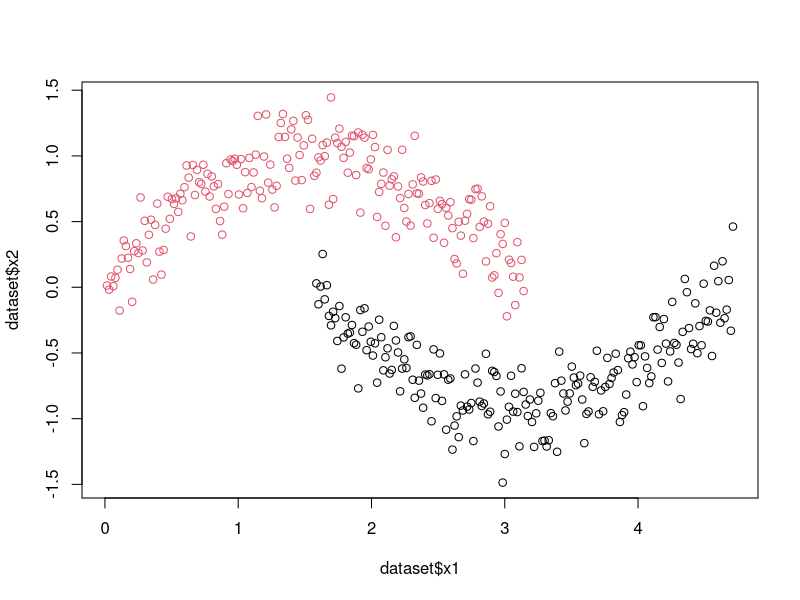
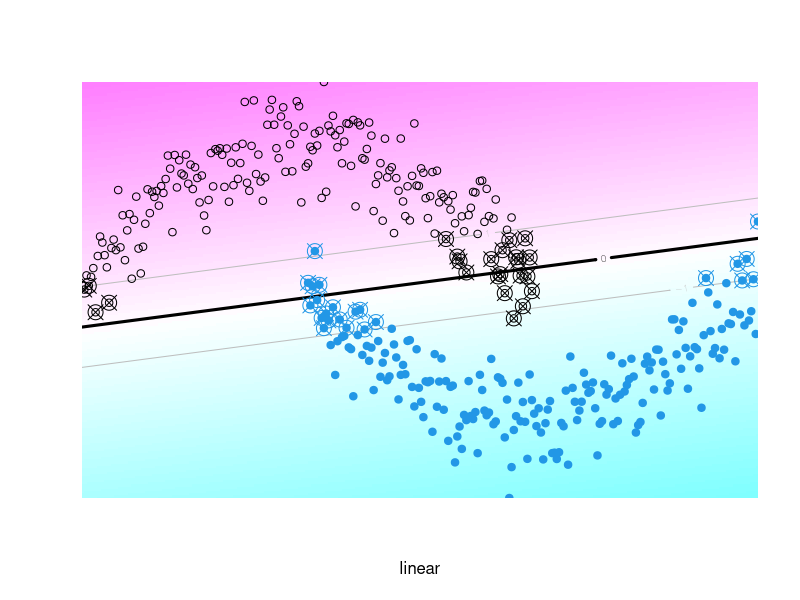
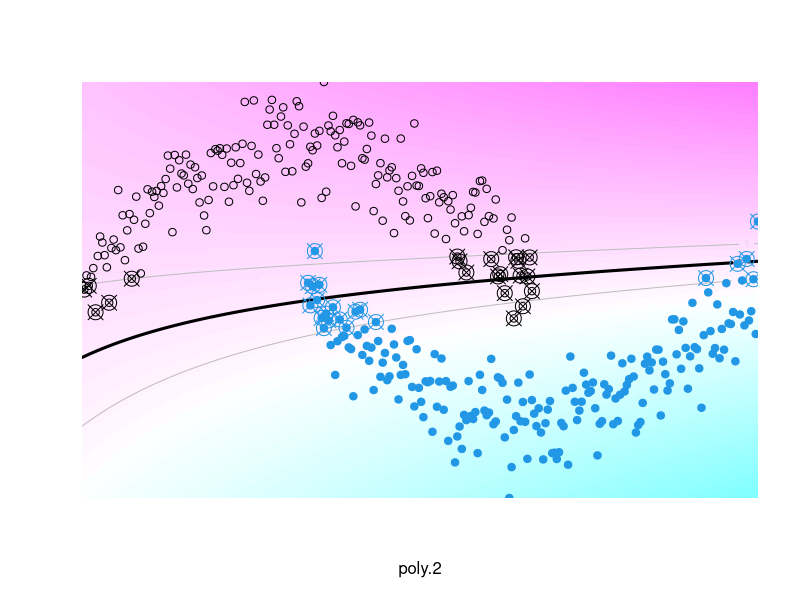
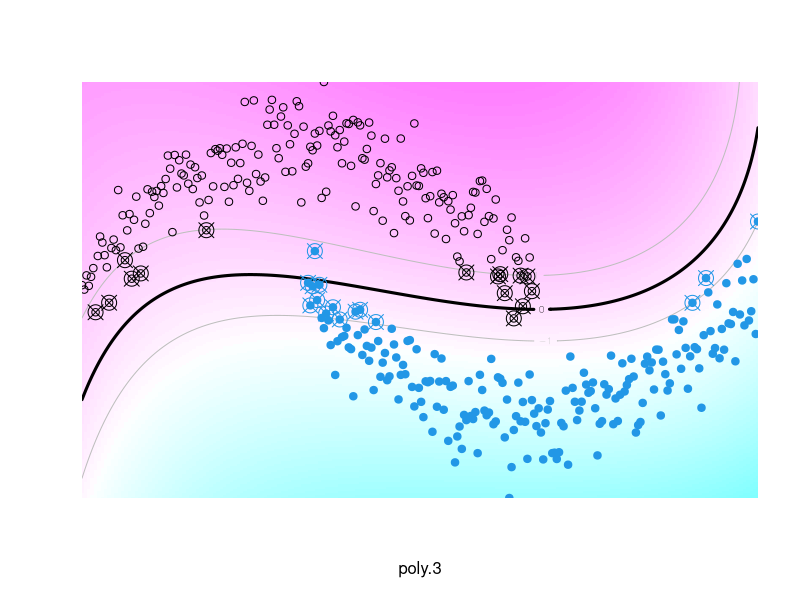
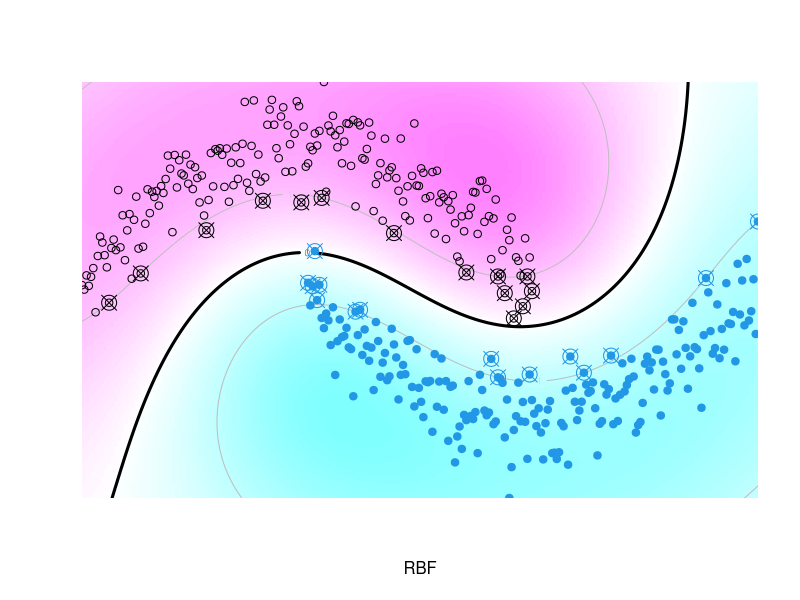
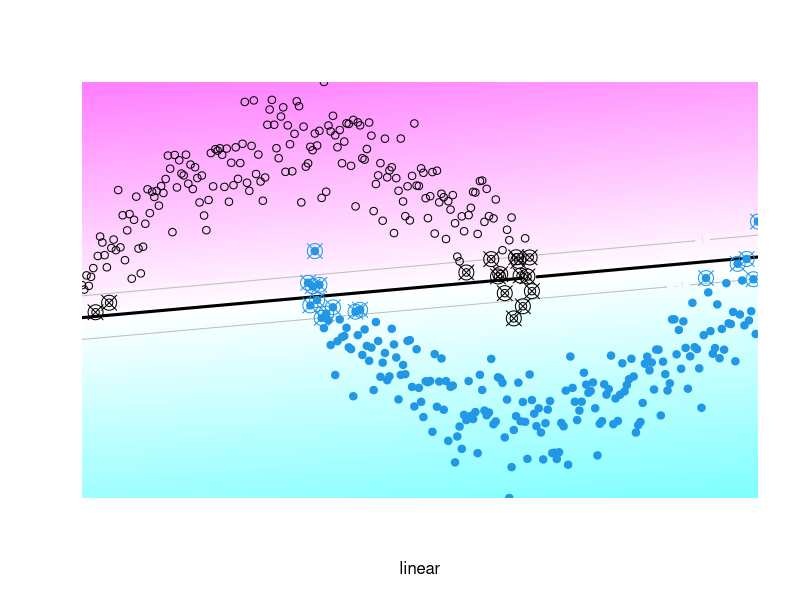
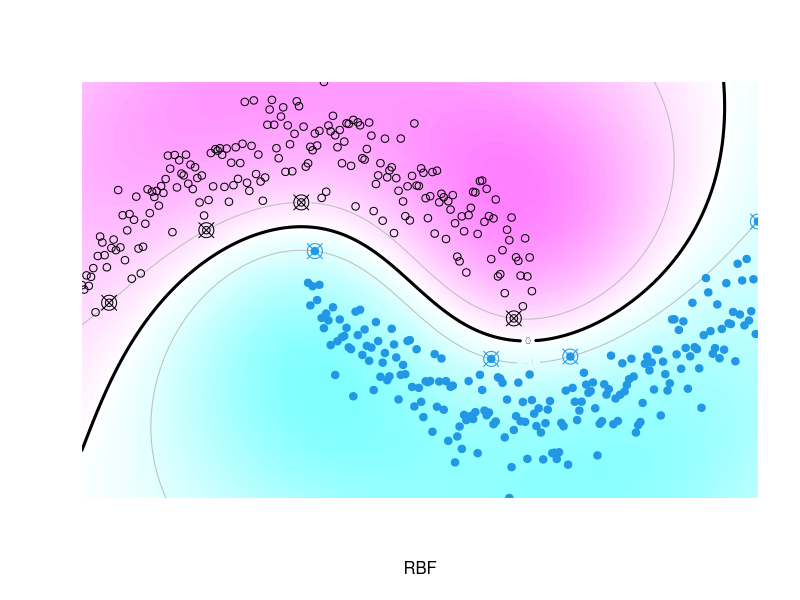
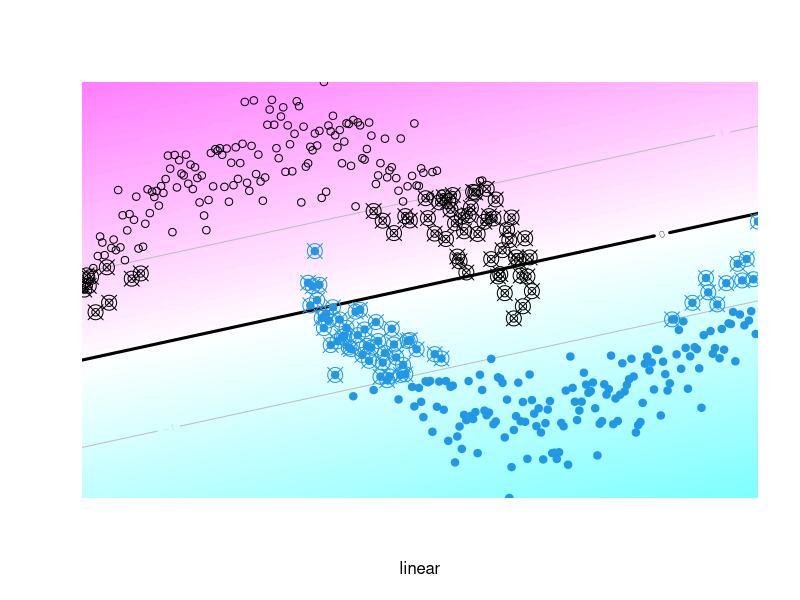

Reproduce these figures in R, in order.
################################################
## Kernel-Based Learning & Multivariate Modeling
## MIRI Master - September 2019
################################################

set.seed(6046)

################################################
# EXAMPLE: Modelling 2D classification data
################################################

## the SVM is located in two different packages: one of them is 'e1071'
library(e1071)

## First we create a simple two-class data set:

N <- 200

make.sinusoidals <- function(m,noise=0.2) 
{
  x1 <- c(1:2*m)
  x2 <- c(1:2*m)
  
  for (i in 1:m) {
    x1[i] <- (i/m) * pi
    x2[i] <- sin(x1[i]) + rnorm(1,0,noise)
  }
  
  for (j in 1:m) {
    x1[m+j] <- (j/m + 1/2) * pi
    x2[m+j] <- cos(x1[m+j]) + rnorm(1,0,noise)
  }
  
  target <- c(rep(+1,m),rep(-1,m))
  
  return(data.frame(x1,x2,target))
}

## let's generate the data
dataset <- make.sinusoidals (N)

## and have a look at it
summary(dataset)

plot(dataset$x1,dataset$x2,col=as.factor(dataset$target))

## Now we define a utility function for performing k-fold CV
## the learning data is split into k equal sized parts
## every time, one part goes for validation and k-1 go for building the model (training)
## the final error is the mean prediction error in the validation parts
## Note k=N corresponds to LOOCV

## a typical choice is k=10
k <- 10 
folds <- sample(rep(1:k, length=N), N, replace=FALSE) 

valid.error <- rep(0,k)

C <- 1

## This function is not intended to be useful for general training purposes but it is useful for illustration
## In particular, it does not optimize the value of C (it requires it as parameter)

train.svm.kCV <- function (which.kernel, mycost)
{
  for (i in 1:k) 
  {  
    train <- dataset[folds!=i,] # for building the model (training)
    valid <- dataset[folds==i,] # for prediction (validation)
    
    x_train <- train[,1:2]
    t_train <- train[,3]
    
    switch(which.kernel,
           linear={model <- svm(x_train, t_train, type="C-classification", cost=mycost, kernel="linear", scale = FALSE)},
           poly.2={model <- svm(x_train, t_train, type="C-classification", cost=mycost, kernel="polynomial", degree=2, coef0=1, scale = FALSE)},
           poly.3={model <- svm(x_train, t_train, type="C-classification", cost=mycost, kernel="polynomial", degree=3, coef0=1, scale = FALSE)},
           RBF={model <- svm(x_train, t_train, type="C-classification", cost=mycost, kernel="radial", scale = FALSE)},
           stop("Enter one of 'linear', 'poly.2', 'poly.3', 'radial'"))
    
    x_valid <- valid[,1:2]
    pred <- predict(model,x_valid)
    t_true <- valid[,3]
    
    # compute validation error for part 'i'
    valid.error[i] <- sum(pred != t_true)/length(t_true)
  }
  # return average validation error
  sum(valid.error)/length(valid.error)
}

# Fit an SVM with linear kernel

(VA.error.linear <- train.svm.kCV ("linear", C))

## We should choose the model with the lowest CV error and refit it to the whole learning data
## then use it to predict the test set; we will do this at the end

## As for now we wish to visualize the models

# so first we refit the model:

model <- svm(dataset[,1:2],dataset[,3], type="C-classification", cost=C, kernel="linear", scale = FALSE)

## Now we are going to visualize what we have done; since we have artificial data, instead of creating
## a random test set, we can create a grid of points as test

plot.prediction <- function (model.name, resol=200)
  # the grid has a (resol x resol) resolution
{
  x <- cbind(dataset$x1,dataset$x2)
  rng <- apply(x,2,range);
  tx <- seq(rng[1,1],rng[2,1],length=resol);
  ty <- seq(rng[1,2],rng[2,2],length=resol);
  pnts <- matrix(nrow=length(tx)*length(ty),ncol=2);
  k <- 1
  for(j in 1:length(ty))
  {
    for(i in 1:length(tx))
    {
      pnts[k,] <- c(tx[i],ty[j])
      k <- k+1
    } 
  }
  
  # we calculate the predictions on the grid
  
  pred <- predict(model, pnts, decision.values = TRUE)
  
  z <- matrix(attr(pred,"decision.values"),nrow=length(tx),ncol=length(ty))
  
  # and plot them
  
  image(tx,ty,z,xlab=model.name,ylab="",axes=FALSE,
        xlim=c(rng[1,1],rng[2,1]),ylim=c(rng[1,2],rng[2,2]),
        col = cm.colors(64))
#        col = rainbow(200, start=0.9, end=0.1))
  
  # then we draw the optimal separation and its margins
  
  contour(tx,ty,z,add=TRUE, drawlabels=TRUE, level=0, lwd=3)
  contour(tx,ty,z,add=TRUE, drawlabels=TRUE, level=1, lty=1, lwd=1, col="grey")
  contour(tx,ty,z,add=TRUE, drawlabels=TRUE, level=-1, lty=1, lwd=1, col="grey")
  
  # then we plot the input data from the two classes
  
  points(dataset[dataset$target==1,1:2],pch=21,col=1,cex=1)
  points(dataset[dataset$target==-1,1:2],pch=19,col=4,cex=1)
  
  # finally we add the SVs
  
  sv <- dataset[c(model$index),];
  sv1 <- sv[sv$target==1,];
  sv2 <- sv[sv$target==-1,];
  points(sv1[,1:2],pch=13,col=1,cex=2)
  points(sv2[,1:2],pch=13,col=4,cex=2)
}

## plot the predictions, the separation, the support vectors, everything
plot.prediction ("linear")

## right, now a quadratic SVM model 

(VA.error.poly.2 <- train.svm.kCV ("poly.2", C))

model <- svm(dataset[,1:2],dataset[,3], type="C-classification", cost=C, kernel="polynomial", degree=2, coef0=1, scale = FALSE)
plot.prediction ("poly.2")

## right, now a cubic SVM model 

(VA.error.poly.3 <- train.svm.kCV ("poly.3", C))

model <- svm(dataset[,1:2],dataset[,3], type="C-classification", cost=C, kernel="polynomial", degree=3, coef0=1, scale = FALSE)
plot.prediction ("poly.3")

## and finally an RBF Gaussian SVM model 

(VA.error.RBF <- train.svm.kCV ("RBF", C))

model <- svm(dataset[,1:2],dataset[,3], type="C-classification", cost=C, kernel="radial", scale = FALSE)
plot.prediction ("RBF")

## Now in a real scenario we should choose the model with the lowest CV error
## which in this case is the RBF

## In a real setting we should optimize the value of C, again with CV; this can be done
## very conveniently using tune() in this package to do automatic grid-search

## another, more general, possibility is to use the train() method in the {caret} package

## Just for illustration, let's see the effect of altering C (significantly):
C <- 50

(VA.error.linear <- train.svm.kCV ("linear", C))
model <- svm(dataset[,1:2],dataset[,3], type="C-classification", cost=C, kernel="linear", scale = FALSE)
plot.prediction ("linear")

(VA.error.RBF <- train.svm.kCV ("RBF", C))
model <- svm(dataset[,1:2],dataset[,3], type="C-classification", cost=C, kernel="radial", scale = FALSE)
plot.prediction ("RBF")

C <- 0.05

(VA.error.linear <- train.svm.kCV ("linear", C))
model <- svm(dataset[,1:2],dataset[,3], type="C-classification", cost=C, kernel="linear", scale = FALSE)
plot.prediction ("linear")

(VA.error.RBF <- train.svm.kCV ("RBF", C))
model <- svm(dataset[,1:2],dataset[,3], type="C-classification", cost=C, kernel="radial", scale = FALSE)
plot.prediction ("RBF")
